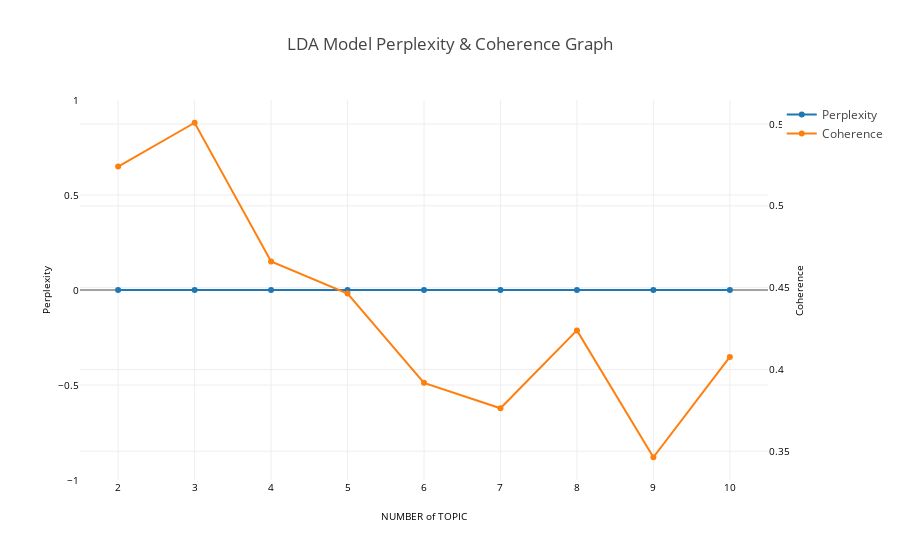

This figure's notebook cell:
### Code cell
MAX_TOPICS = 10 

tc.set_plotly()
tc.get_model_validation_graph("lsi", tokenized_sentence_list, MAX_TOPICS)

### Figure 1 — Plotly figure (JSON) as saved in the notebook; plotly's stock layout.template omitted (floating-point values rounded to 4 significant figures)
{"data": [{"marker": {}, "name": "Perplexity", "type": "scatter", "x": ["2", "3", "4", "5", "6", "7", "8", "9", "10"], "y": [0, 0, 0, 0, 0, 0, 0, 0, 0], "yaxis": "y"}, {"marker": {}, "name": "Coherence", "type": "scatter", "x": ["2", "3", "4", "5", "6", "7", "8", "9", "10"], "y": [0.524, 0.5508, 0.466, 0.4464, 0.3918, 0.3762, 0.4239, 0.3463, 0.4076], "yaxis": "y2"}], "layout": {"title": "LDA Model Perplexity & Coherence Graph", "xaxis": {"dtick": 1, "exponentformat": "e", "showexponent": "all", "showticklabels": true, "tickangle": 0, "tickfont": {"color": "black", "size": 10}, "title": "NUMBER of TOPIC", "titlefont": {"color": "black", "size": 10}}, "yaxis": {"exponentformat": "e", "showexponent": "all", "showticklabels": true, "tickangle": 0, "tickfont": {"color": "black", "size": 10}, "title": "Perplexity", "titlefont": {"color": "black", "size": 10}}, "yaxis2": {"overlaying": "y", "showticklabels": true, "side": "right", "tickangle": 0, "tickfont": {"color": "black", "size": 10}, "title": "Coherence", "titlefont": {"color": "black", "size": 10}}}}
